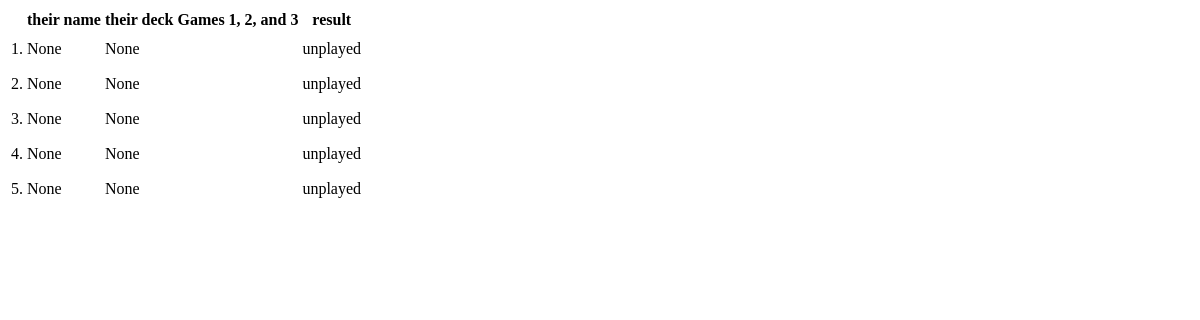
The page /41/get_matches_table on the database as committed earlier.
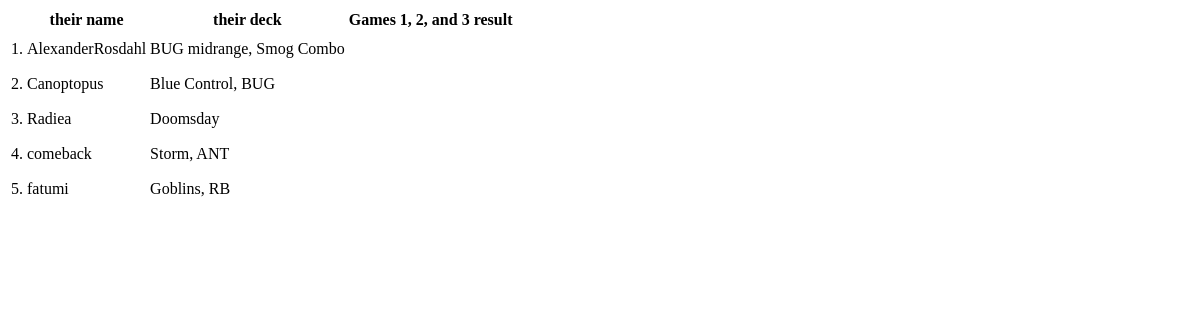
The same page on the database as committed later.
### core/models.py (models this page shows, shortened)
class Match(models.Model):
    user = models.ForeignKey(CustomUser, null=True, on_delete=models.CASCADE)
    dateCreated = models.DateTimeField(default=timezone.now, null=True)
    mtgFormat = models.ForeignKey(MtgFormat, null=True, on_delete=models.CASCADE, related_name="mtgFormat")
    myDeck = models.ForeignKey(Deck, null=True, on_delete=models.CASCADE, related_name="mydeck")
    theirName = models.CharField(null=True, max_length=100)
    theirArchetype = models.ForeignKey(Archetype, verbose_name="Their Archetype", null=True, on_delete=models.CASCADE, related_name="theirarchetype")
    theirDeck = models.ForeignKey(Deck, verbose_name="Their Deck", null=True, on_delete=models.CASCADE, related_name="theirdeck")
    theirFlavor = models.ForeignKey(Flavor, verbose_name="Thier Flavor", null=True, on_delete=models.CASCADE, related_name="theirflavors")
    inLeagueNum = models.IntegerField(null=True)
    game1 = models.BooleanField(verbose_name='Win1', null=True, default=None, help_text="win")
    game2 = models.BooleanField(verbose_name='Win2', null=True, default=None)
    game3 = models.BooleanField(verbose_name='Win3', null=True, default=None)
    didjawin = models.BooleanField('Match Win', null=True, default=None)
    league = models.ForeignKey(League, null=True, on_delete=models.CASCADE, related_name="matches")

class Deck(models.Model):
    name = models.CharField(verbose_name="deck name", max_length=25)
    mtgFormat = models.ForeignKey(MtgFormat, null=True, on_delete=models.CASCADE)
    archetype = models.ForeignKey(Archetype, null=True, on_delete=models.CASCADE)
    dateCreated = models.DateTimeField(default=timezone.now)
    def __str__(self):
        return str(self.name)

class Flavor(models.Model):
    name = models.CharField(max_length=30, default='none')
    deck = models.ForeignKey(Deck, null=True, on_delete=models.CASCADE, related_name="flavors")
    isdefault = models.BooleanField('default', default=False)

### core/views.py (the view)
# urls.py: path('<int:league_pk>/get_matches_table', views.get_matches_table, name='get_matches_table'),
def get_matches_table(request, league_pk):
    league = League.objects.get(pk=league_pk)
    matches_list = league.matches.all()
    context = {
        "matches": matches_list
    }
    return render(request, 'core/partials/leaguematches/matches_table.html', context)

### core/templates/core/partials/leaguematches/matches_table.html (shortened to what this page needs)
<table class="table table-hover matchtable">
    <thead>
        <th></th>
        <th>their name</th>
        <th>their deck</th>
        <th colspan="3">Games 1, 2, and 3</th>
        <th>result</th>
        <th></th>
        <th></th>
    </thead>
    <tbody>
        {% for match in matches %}
        <tr class="align-middle">
            <td class="align-middle">{{ match.inLeagueNum }}.</td>
            <td>{{ match.theirName }}</td>
            <td>{{ match.theirDeck }}{% if match.theirFlavor.name != "none" %}{% if match.theirFlavor.name != None %}, {{match.theirFlavor.name}}{% endif %}{% endif %}</td>
            {% if match.game1 == 1 %}
            <td></td>
            {% elif match.game1 == 0 %}
            <td></td>
            {% else %}
            <td></td>
            {% endif %}
            {% if match.game2 == 1 %}
            <td></td>
            {% elif match.game2 == 0 %}
            <td></td>
            {% else %}
            <td></td>
            {% endif %}
            {% if match.game3 == 1 %}
            <td></td>
            {% elif match.game3 is None %}
            <td></td>
            {% elif match.game3 == 0 %}
            <td><i class="bi bi-x" style="color: red; font-size: 1.4rem;"></i></td>
            {% else %}
            <td></td>
            {% endif %}
            {% if match.didjawin == 1 %}
                <td></td>
            {% elif match.didjawin == 0 %}
                <td><i class="bi bi-x-circle" style="font-size: 1.8rem; color: red;"></i></td>
            {% else %}
                <td>unplayed</td>
            {% endif %}
            <td style="padding: 0;">
                <a href="" hx-get="{% url 'edit_match' match.pk %}" hx-target="closest tr" hx-swap="outerHTML"><i class="bi bi-pencil" style="font-size: 1.8rem; padding-right: 15px;"></i></a>
            </td>
        </tr>
        {% endfor %}
    </tbody>
</table>

Rows that differ between the two databases and show on the page:
changed Match: theirName "None" → "AlexanderRosdahl"; theirDeck "None" → "BUG midrange"; theirFlavor.name (not shown) → "Smog Combo"; game1 empty → True (drawn); game2 empty → True (drawn); no longer shows "unplayed"
changed Match: theirName "None" → "Canoptopus"; theirDeck "None" → "Blue Control"; theirFlavor.name (not shown) → "BUG"; game1 empty → True (drawn); game2 empty → False (drawn); game3 empty → True (drawn); no longer shows "unplayed"
changed Match: theirName "None" → "Radiea"; theirDeck "None" → "Doomsday"; game1 empty → True (drawn); game2 empty → True (drawn); no longer shows "unplayed"
changed Match: theirName "None" → "comeback"; theirDeck "None" → "Storm"; theirFlavor.name (not shown) → "ANT"; game1 empty → False (drawn); game2 empty → True (drawn); game3 empty → True (drawn); no longer shows "unplayed"
changed Match: theirName "None" → "fatumi"; theirDeck "None" → "Goblins"; theirFlavor.name (not shown) → "RB"; game1 empty → True (drawn); game2 empty → True (drawn); no longer shows "unplayed"
